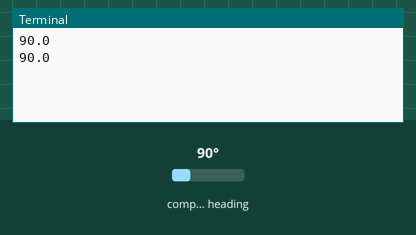
Simulated run of this program. Board: Raspberry Pi (BCM pin numbers). Parts: the last lines printed to the terminal. The inputs (shaded band) are chosen by the test bench; at power-on: compass heading 90°.

Above: at 1.2 s.
1.3 s: compass heading set to 7°
At 2.6 s:
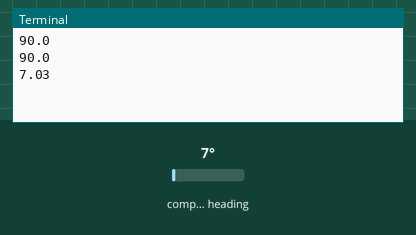
2.8 s: compass heading set to 180°
At 3.7 s:
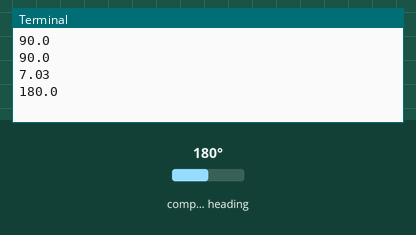
Timing chart, 0 to 5.8 s (numbered marks = the images above; inputs shaded):
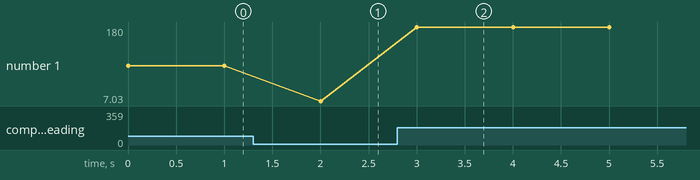

Measured:
- after the input at 1.3 s, the terminal: prints a new line after 0.70 s (image 1)
- after the input at 2.8 s, the terminal: prints a new line after 0.20 s (image 2)
- plotted number 1: 90 → 7.03 after the input at 1.3 s, 7.03 → 180 after the input at 2.8 s

The program:

AS5600.py
```python
import smbus
import time

class AS5600:
    def __init__(self, i2c_dev):
        self.address = 0x36
        self.raw_reg = 0x0c
        self.angle_reg = 0x0d
        self.i2c = i2c_dev
    def read_angle(self):
        data = self.i2c.read_word_data(self.address, self.angle_reg)
        print(round(data/4096*360, 2))

bus = smbus.SMBus(1)
as5600 = AS5600(bus)
while(1):
    as5600.read_angle()
    time.sleep(1)
```
